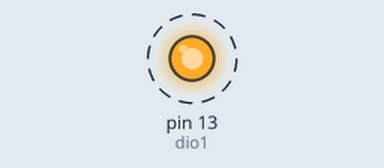
A sketch run on a simulated Arduino Uno, built with avr-gcc and run on an emulated ATmega328P. Shown: output pins drawn as LEDs (lit = HIGH). Dashed ring = blinking.

Above: at 0.2 s.
Timing chart, 0 to 3.0 s (numbered marks = the images above):
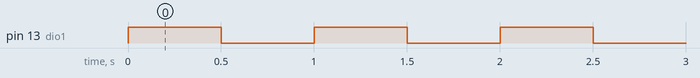

The sketch:

blikac.ino
```cpp
int dio1 = 13;


void setup() {
  pinMode(dio1, OUTPUT);
  digitalWrite(dio1, HIGH);
}

void loop() {
  digitalWrite(dio1,HIGH);
  delay(500);
  digitalWrite(dio1,LOW);
  delay(500);
}
```

Measured:
- by itself, pin 13 (dio1): alternates HIGH for 0.50 s and LOW for 0.50 s
